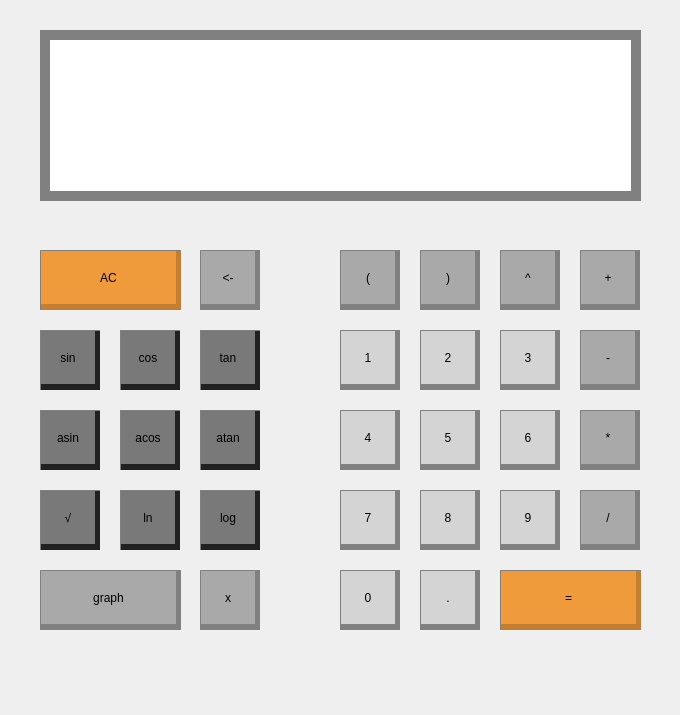
<?xml version="1.0" encoding="UTF-8"?>
<ui version="4.0">
 <class>Smart_Calc</class>
 <widget class="QMainWindow" name="Smart_Calc">
  <property name="geometry">
   <rect>
    <x>0</x>
    <y>0</y>
    <width>680</width>
    <height>715</height>
   </rect>
  </property>
  <property name="windowTitle">
   <string>Smart_Calc</string>
  </property>
  <widget class="QWidget" name="centralwidget">
   <widget class="QLabel" name="label_display">
    <property name="geometry">
     <rect>
      <x>40</x>
      <y>30</y>
      <width>601</width>
      <height>171</height>
     </rect>
    </property>
    <property name="font">
     <font>
      <pointsize>24</pointsize>
     </font>
    </property>
    <property name="styleSheet">
     <string notr="true">QLabel {
  qproperty-alignment: 'AlignVCenter | AlignRight';
  border: 10px solid gray;
  background-color : white;
}</string>
    </property>
    <property name="text">
     <string/>
    </property>
    <property name="alignment">
     <set>Qt::AlignRight|Qt::AlignTrailing|Qt::AlignVCenter</set>
    </property>
    <property name="margin">
     <number>10</number>
    </property>
   </widget>
   <widget class="QPushButton" name="pushButton_brace1">
    <property name="geometry">
     <rect>
      <x>340</x>
      <y>250</y>
      <width>60</width>
      <height>60</height>
     </rect>
    </property>
    <property name="styleSheet">
     <string notr="true">QPushButton {
   border: 1px solid gray;
   border-right: 5px solid gray;
   border-bottom: 6px solid gray;
   background-color:rgb(169, 169, 169);
}
QPushButton:pressed {
    background-color: qlineargradient(x1: 0, y1: 0, x2: 0, y2: 1,
                                      stop: 0 #dadbde, stop: 1 #f6f7fa);
}</string>
    </property>
    <property name="text">
     <string>(</string>
    </property>
    <property name="flat">
     <bool>false</bool>
    </property>
   </widget>
   <widget class="QPushButton" name="pushButton_brace2">
    <property name="geometry">
     <rect>
      <x>420</x>
      <y>250</y>
      <width>60</width>
      <height>60</height>
     </rect>
    </property>
    <property name="styleSheet">
     <string notr="true">QPushButton {
   border: 1px solid gray;
   border-right: 5px solid gray;
   border-bottom: 6px solid gray;
   background-color:rgb(169, 169, 169);
}
QPushButton:pressed {
    background-color: qlineargradient(x1: 0, y1: 0, x2: 0, y2: 1,
                                      stop: 0 #dadbde, stop: 1 #f6f7fa);
}</string>
    </property>
    <property name="text">
     <string>)</string>
    </property>
    <property name="flat">
     <bool>false</bool>
    </property>
   </widget>
   <widget class="QPushButton" name="pushButton_pow">
    <property name="geometry">
     <rect>
      <x>500</x>
      <y>250</y>
      <width>60</width>
      <height>60</height>
     </rect>
    </property>
    <property name="styleSheet">
     <string notr="true">QPushButton {
   border: 1px solid gray;
   border-right: 5px solid gray;
   border-bottom: 6px solid gray;
   background-color:rgb(169, 169, 169);
}
QPushButton:pressed {
    background-color: qlineargradient(x1: 0, y1: 0, x2: 0, y2: 1,
                                      stop: 0 #dadbde, stop: 1 #f6f7fa);
}</string>
    </property>
    <property name="text">
     <string>^</string>
    </property>
    <property name="flat">
     <bool>false</bool>
    </property>
   </widget>
   <widget class="QPushButton" name="pushButton_1">
    <property name="geometry">
     <rect>
      <x>340</x>
      <y>330</y>
      <width>60</width>
      <height>60</height>
     </rect>
    </property>
    <property name="styleSheet">
     <string notr="true">QPushButton {
   border: 1px solid gray;
   border-right: 5px solid gray;
   border-bottom: 6px solid gray;
   background-color: rgb(212, 212, 212);
}
QPushButton:pressed {
    background-color: qlineargradient(x1: 0, y1: 0, x2: 0, y2: 1,
                                      stop: 0 #dadbde, stop: 1 #f6f7fa);
}</string>
    </property>
    <property name="text">
     <string>1</string>
    </property>
    <property name="flat">
     <bool>false</bool>
    </property>
   </widget>
   <widget class="QPushButton" name="pushButton_2">
    <property name="geometry">
     <rect>
      <x>420</x>
      <y>330</y>
      <width>60</width>
      <height>60</height>
     </rect>
    </property>
    <property name="styleSheet">
     <string notr="true">QPushButton {
   border: 1px solid gray;
   border-right: 5px solid gray;
   border-bottom: 6px solid gray;
   background-color: rgb(212, 212, 212);
}
QPushButton:pressed {
    background-color: qlineargradient(x1: 0, y1: 0, x2: 0, y2: 1,
                                      stop: 0 #dadbde, stop: 1 #f6f7fa);
}</string>
    </property>
    <property name="text">
     <string>2</string>
    </property>
    <property name="flat">
     <bool>false</bool>
    </property>
   </widget>
   <widget class="QPushButton" name="pushButton_3">
    <property name="geometry">
     <rect>
      <x>500</x>
      <y>330</y>
      <width>60</width>
      <height>60</height>
     </rect>
    </property>
    <property name="styleSheet">
     <string notr="true">QPushButton {
   border: 1px solid gray;
   border-right: 5px solid gray;
   border-bottom: 6px solid gray;
   background-color: rgb(212, 212, 212);
}
QPushButton:pressed {
    background-color: qlineargradient(x1: 0, y1: 0, x2: 0, y2: 1,
                                      stop: 0 #dadbde, stop: 1 #f6f7fa);
}</string>
    </property>
    <property name="text">
     <string>3</string>
    </property>
    <property name="flat">
     <bool>false</bool>
    </property>
   </widget>
   <widget class="QPushButton" name="pushButton_4">
    <property name="geometry">
     <rect>
      <x>340</x>
      <y>410</y>
      <width>60</width>
      <height>60</height>
     </rect>
    </property>
    <property name="styleSheet">
     <string notr="true">QPushButton {
   border: 1px solid gray;
   border-right: 5px solid gray;
   border-bottom: 6px solid gray;
   background-color: rgb(212, 212, 212);
}
QPushButton:pressed {
    background-color: qlineargradient(x1: 0, y1: 0, x2: 0, y2: 1,
                                      stop: 0 #dadbde, stop: 1 #f6f7fa);
}</string>
    </property>
    <property name="text">
     <string>4</string>
    </property>
    <property name="flat">
     <bool>false</bool>
    </property>
   </widget>
   <widget class="QPushButton" name="pushButton_9">
    <property name="geometry">
     <rect>
      <x>500</x>
      <y>490</y>
      <width>60</width>
      <height>60</height>
     </rect>
    </property>
    <property name="styleSheet">
     <string notr="true">QPushButton {
   border: 1px solid gray;
   border-right: 5px solid gray;
   border-bottom: 6px solid gray;
   background-color: rgb(212, 212, 212);
}
QPushButton:pressed {
    background-color: qlineargradient(x1: 0, y1: 0, x2: 0, y2: 1,
                                      stop: 0 #dadbde, stop: 1 #f6f7fa);
}</string>
    </property>
    <property name="text">
     <string>9</string>
    </property>
    <property name="flat">
     <bool>false</bool>
    </property>
   </widget>
   <widget class="QPushButton" name="pushButton_8">
    <property name="geometry">
     <rect>
      <x>420</x>
      <y>490</y>
      <width>60</width>
      <height>60</height>
     </rect>
    </property>
    <property name="styleSheet">
     <string notr="true">QPushButton {
   border: 1px solid gray;
   border-right: 5px solid gray;
   border-bottom: 6px solid gray;
   background-color: rgb(212, 212, 212);
}
QPushButton:pressed {
    background-color: qlineargradient(x1: 0, y1: 0, x2: 0, y2: 1,
                                      stop: 0 #dadbde, stop: 1 #f6f7fa);
}</string>
    </property>
    <property name="text">
     <string>8</string>
    </property>
    <property name="flat">
     <bool>false</bool>
    </property>
   </widget>
   <widget class="QPushButton" name="pushButton_5">
    <property name="geometry">
     <rect>
      <x>420</x>
      <y>410</y>
      <width>60</width>
      <height>60</height>
     </rect>
    </property>
    <property name="styleSheet">
     <string notr="true">QPushButton {
   border: 1px solid gray;
   border-right: 5px solid gray;
   border-bottom: 6px solid gray;
   background-color: rgb(212, 212, 212);
}
QPushButton:pressed {
    background-color: qlineargradient(x1: 0, y1: 0, x2: 0, y2: 1,
                                      stop: 0 #dadbde, stop: 1 #f6f7fa);
}</string>
    </property>
    <property name="text">
     <string>5</string>
    </property>
    <property name="flat">
     <bool>false</bool>
    </property>
   </widget>
   <widget class="QPushButton" name="pushButton_7">
    <property name="geometry">
     <rect>
      <x>340</x>
      <y>490</y>
      <width>60</width>
      <height>60</height>
     </rect>
    </property>
    <property name="styleSheet">
     <string notr="true">QPushButton {
   border: 1px solid gray;
   border-right: 5px solid gray;
   border-bottom: 6px solid gray;
   background-color: rgb(212, 212, 212);
}
QPushButton:pressed {
    background-color: qlineargradient(x1: 0, y1: 0, x2: 0, y2: 1,
                                      stop: 0 #dadbde, stop: 1 #f6f7fa);
}</string>
    </property>
    <property name="text">
     <string>7</string>
    </property>
    <property name="flat">
     <bool>false</bool>
    </property>
   </widget>
   <widget class="QPushButton" name="pushButton_6">
    <property name="geometry">
     <rect>
      <x>500</x>
      <y>410</y>
      <width>60</width>
      <height>60</height>
     </rect>
    </property>
    <property name="styleSheet">
     <string notr="true">QPushButton {
   border: 1px solid gray;
   border-right: 5px solid gray;
   border-bottom: 6px solid gray;
   background-color: rgb(212, 212, 212);
}
QPushButton:pressed {
    background-color: qlineargradient(x1: 0, y1: 0, x2: 0, y2: 1,
                                      stop: 0 #dadbde, stop: 1 #f6f7fa);
}</string>
    </property>
    <property name="text">
     <string>6</string>
    </property>
    <property name="flat">
     <bool>false</bool>
    </property>
   </widget>
   <widget class="QPushButton" name="pushButton_minus">
    <property name="geometry">
     <rect>
      <x>580</x>
      <y>330</y>
      <width>60</width>
      <height>60</height>
     </rect>
    </property>
    <property name="styleSheet">
     <string notr="true">QPushButton {
   border: 1px solid gray;
   border-right: 5px solid gray;
   border-bottom: 6px solid gray;
   background-color:rgb(169, 169, 169);
}
QPushButton:pressed {
    background-color: qlineargradient(x1: 0, y1: 0, x2: 0, y2: 1,
                                      stop: 0 #dadbde, stop: 1 #f6f7fa);
}</string>
    </property>
    <property name="text">
     <string>-</string>
    </property>
    <property name="flat">
     <bool>false</bool>
    </property>
   </widget>
   <widget class="QPushButton" name="pushButton_del">
    <property name="geometry">
     <rect>
      <x>580</x>
      <y>490</y>
      <width>60</width>
      <height>60</height>
     </rect>
    </property>
    <property name="styleSheet">
     <string notr="true">QPushButton {
   border: 1px solid gray;
   border-right: 5px solid gray;
   border-bottom: 6px solid gray;
   background-color:rgb(169, 169, 169);
}
QPushButton:pressed {
    background-color: qlineargradient(x1: 0, y1: 0, x2: 0, y2: 1,
                                      stop: 0 #dadbde, stop: 1 #f6f7fa);
}</string>
    </property>
    <property name="text">
     <string>/</string>
    </property>
    <property name="flat">
     <bool>false</bool>
    </property>
   </widget>
   <widget class="QPushButton" name="pushButton_mult">
    <property name="geometry">
     <rect>
      <x>580</x>
      <y>410</y>
      <width>60</width>
      <height>60</height>
     </rect>
    </property>
    <property name="styleSheet">
     <string notr="true">QPushButton {
   border: 1px solid gray;
   border-right: 5px solid gray;
   border-bottom: 6px solid gray;
   background-color:rgb(169, 169, 169);
}
QPushButton:pressed {
    background-color: qlineargradient(x1: 0, y1: 0, x2: 0, y2: 1,
                                      stop: 0 #dadbde, stop: 1 #f6f7fa);
}</string>
    </property>
    <property name="text">
     <string>*</string>
    </property>
    <property name="flat">
     <bool>false</bool>
    </property>
   </widget>
   <widget class="QPushButton" name="pushButton_plus">
    <property name="geometry">
     <rect>
      <x>580</x>
      <y>250</y>
      <width>60</width>
      <height>60</height>
     </rect>
    </property>
    <property name="styleSheet">
     <string notr="true">QPushButton {
   border: 1px solid gray;
   border-right: 5px solid gray;
   border-bottom: 6px solid gray;
   background-color:rgb(169, 169, 169);
}
QPushButton:pressed {
    background-color: qlineargradient(x1: 0, y1: 0, x2: 0, y2: 1,
                                      stop: 0 #dadbde, stop: 1 #f6f7fa);
}</string>
    </property>
    <property name="text">
     <string>+</string>
    </property>
    <property name="flat">
     <bool>false</bool>
    </property>
   </widget>
   <widget class="QPushButton" name="pushButton_equal">
    <property name="geometry">
     <rect>
      <x>500</x>
      <y>570</y>
      <width>141</width>
      <height>60</height>
     </rect>
    </property>
    <property name="styleSheet">
     <string notr="true">QPushButton {
   border: 1px solid gray;
   border-right: 5px solid rgb(196, 126, 49);
   border-bottom: 6px solid rgb(196, 126, 49);
  background-color: rgb(239, 154, 59);
}
QPushButton:pressed {
    background-color: qlineargradient(x1: 0, y1: 0, x2: 0, y2: 1,
                                      stop: 0 #dadbde, stop: 1 #f6f7fa);
}</string>
    </property>
    <property name="text">
     <string>=</string>
    </property>
    <property name="flat">
     <bool>false</bool>
    </property>
   </widget>
   <widget class="QPushButton" name="pushButton_0">
    <property name="geometry">
     <rect>
      <x>340</x>
      <y>570</y>
      <width>60</width>
      <height>60</height>
     </rect>
    </property>
    <property name="styleSheet">
     <string notr="true">QPushButton {
   border: 1px solid gray;
   border-right: 5px solid gray;
   border-bottom: 6px solid gray;
   background-color: rgb(212, 212, 212);
}
QPushButton:pressed {
    background-color: qlineargradient(x1: 0, y1: 0, x2: 0, y2: 1,
                                      stop: 0 #dadbde, stop: 1 #f6f7fa);
}</string>
    </property>
    <property name="text">
     <string>0</string>
    </property>
    <property name="flat">
     <bool>false</bool>
    </property>
   </widget>
   <widget class="QPushButton" name="pushButton_dot">
    <property name="geometry">
     <rect>
      <x>420</x>
      <y>570</y>
      <width>60</width>
      <height>60</height>
     </rect>
    </property>
    <property name="styleSheet">
     <string notr="true">QPushButton {
   border: 1px solid gray;
   border-right: 5px solid gray;
   border-bottom: 6px solid gray;
   background-color: rgb(212, 212, 212);
}
QPushButton:pressed {
    background-color: qlineargradient(x1: 0, y1: 0, x2: 0, y2: 1,
                                      stop: 0 #dadbde, stop: 1 #f6f7fa);
}</string>
    </property>
    <property name="text">
     <string>.</string>
    </property>
    <property name="flat">
     <bool>false</bool>
    </property>
   </widget>
   <widget class="QPushButton" name="pushButton_clear">
    <property name="geometry">
     <rect>
      <x>40</x>
      <y>250</y>
      <width>141</width>
      <height>60</height>
     </rect>
    </property>
    <property name="styleSheet">
     <string notr="true">QPushButton {
   border: 1px solid gray;
   border-right: 5px solid rgb(196, 126, 49);
   border-bottom: 6px solid rgb(196, 126, 49);
  background-color: rgb(239, 154, 59);
}
QPushButton:pressed {
    background-color: qlineargradient(x1: 0, y1: 0, x2: 0, y2: 1,
                                      stop: 0 #dadbde, stop: 1 #f6f7fa);
}</string>
    </property>
    <property name="text">
     <string>AC</string>
    </property>
    <property name="flat">
     <bool>false</bool>
    </property>
   </widget>
   <widget class="QPushButton" name="pushButton_delete">
    <property name="geometry">
     <rect>
      <x>200</x>
      <y>250</y>
      <width>60</width>
      <height>60</height>
     </rect>
    </property>
    <property name="styleSheet">
     <string notr="true">QPushButton {
   border: 1px solid gray;
   border-right: 5px solid gray;
   border-bottom: 6px solid gray;
   background-color:rgb(169, 169, 169);
}
QPushButton:pressed {
    background-color: qlineargradient(x1: 0, y1: 0, x2: 0, y2: 1,
                                      stop: 0 #dadbde, stop: 1 #f6f7fa);
}</string>
    </property>
    <property name="text">
     <string>&lt;-</string>
    </property>
    <property name="flat">
     <bool>false</bool>
    </property>
   </widget>
   <widget class="QPushButton" name="pushButton_x">
    <property name="geometry">
     <rect>
      <x>200</x>
      <y>570</y>
      <width>60</width>
      <height>60</height>
     </rect>
    </property>
    <property name="styleSheet">
     <string notr="true">QPushButton {
   border: 1px solid gray;
   border-right: 5px solid gray;
   border-bottom: 6px solid gray;
   background-color:rgb(169, 169, 169);
}
QPushButton:pressed {
    background-color: qlineargradient(x1: 0, y1: 0, x2: 0, y2: 1,
                                      stop: 0 #dadbde, stop: 1 #f6f7fa);
}</string>
    </property>
    <property name="text">
     <string>x</string>
    </property>
    <property name="flat">
     <bool>false</bool>
    </property>
   </widget>
   <widget class="QPushButton" name="pushButton_asin">
    <property name="geometry">
     <rect>
      <x>40</x>
      <y>410</y>
      <width>60</width>
      <height>60</height>
     </rect>
    </property>
    <property name="styleSheet">
     <string notr="true">QPushButton {
   border: 1px solid gray;
   border-right: 5px solid rgb(33, 33, 33);
   border-bottom: 6px solid rgb(33, 33, 33);
   background-color: rgb(121, 121, 121);
}
QPushButton:pressed {
    background-color: qlineargradient(x1: 0, y1: 0, x2: 0, y2: 1,
                                      stop: 0 #dadbde, stop: 1 #f6f7fa);
}</string>
    </property>
    <property name="text">
     <string>asin</string>
    </property>
    <property name="flat">
     <bool>false</bool>
    </property>
   </widget>
   <widget class="QPushButton" name="pushButton_tan">
    <property name="geometry">
     <rect>
      <x>200</x>
      <y>330</y>
      <width>60</width>
      <height>60</height>
     </rect>
    </property>
    <property name="styleSheet">
     <string notr="true">QPushButton {
   border: 1px solid gray;
   border-right: 5px solid rgb(33, 33, 33);
   border-bottom: 6px solid rgb(33, 33, 33);
   background-color: rgb(121, 121, 121);
}
QPushButton:pressed {
    background-color: qlineargradient(x1: 0, y1: 0, x2: 0, y2: 1,
                                      stop: 0 #dadbde, stop: 1 #f6f7fa);
}</string>
    </property>
    <property name="text">
     <string>tan</string>
    </property>
    <property name="flat">
     <bool>false</bool>
    </property>
   </widget>
   <widget class="QPushButton" name="pushButton_cos">
    <property name="geometry">
     <rect>
      <x>120</x>
      <y>330</y>
      <width>60</width>
      <height>60</height>
     </rect>
    </property>
    <property name="styleSheet">
     <string notr="true">QPushButton {
   border: 1px solid gray;
   border-right: 5px solid rgb(33, 33, 33);
   border-bottom: 6px solid rgb(33, 33, 33);
   background-color: rgb(121, 121, 121);
}
QPushButton:pressed {
    background-color: qlineargradient(x1: 0, y1: 0, x2: 0, y2: 1,
                                      stop: 0 #dadbde, stop: 1 #f6f7fa);
}</string>
    </property>
    <property name="text">
     <string>cos</string>
    </property>
    <property name="flat">
     <bool>false</bool>
    </property>
   </widget>
   <widget class="QPushButton" name="pushButton_acos">
    <property name="geometry">
     <rect>
      <x>120</x>
      <y>410</y>
      <width>60</width>
      <height>60</height>
     </rect>
    </property>
    <property name="styleSheet">
     <string notr="true">QPushButton {
   border: 1px solid gray;
   border-right: 5px solid rgb(33, 33, 33);
   border-bottom: 6px solid rgb(33, 33, 33);
   background-color: rgb(121, 121, 121);
}
QPushButton:pressed {
    background-color: qlineargradient(x1: 0, y1: 0, x2: 0, y2: 1,
                                      stop: 0 #dadbde, stop: 1 #f6f7fa);
}</string>
    </property>
    <property name="text">
     <string>acos</string>
    </property>
    <property name="flat">
     <bool>false</bool>
    </property>
   </widget>
   <widget class="QPushButton" name="pushButton_atan">
    <property name="geometry">
     <rect>
      <x>200</x>
      <y>410</y>
      <width>60</width>
      <height>60</height>
     </rect>
    </property>
    <property name="styleSheet">
     <string notr="true">QPushButton {
   border: 1px solid gray;
   border-right: 5px solid rgb(33, 33, 33);
   border-bottom: 6px solid rgb(33, 33, 33);
   background-color: rgb(121, 121, 121);
}
QPushButton:pressed {
    background-color: qlineargradient(x1: 0, y1: 0, x2: 0, y2: 1,
                                      stop: 0 #dadbde, stop: 1 #f6f7fa);
}</string>
    </property>
    <property name="text">
     <string>atan</string>
    </property>
    <property name="flat">
     <bool>false</bool>
    </property>
   </widget>
   <widget class="QPushButton" name="pushButton_sin">
    <property name="geometry">
     <rect>
      <x>40</x>
      <y>330</y>
      <width>60</width>
      <height>60</height>
     </rect>
    </property>
    <property name="styleSheet">
     <string notr="true">QPushButton {
   border: 1px solid gray;
   border-right: 5px solid rgb(33, 33, 33);
   border-bottom: 6px solid rgb(33, 33, 33);
   background-color: rgb(121, 121, 121);
}
QPushButton:pressed {
    background-color: qlineargradient(x1: 0, y1: 0, x2: 0, y2: 1,
                                      stop: 0 #dadbde, stop: 1 #f6f7fa);
}</string>
    </property>
    <property name="text">
     <string>sin</string>
    </property>
    <property name="flat">
     <bool>false</bool>
    </property>
   </widget>
   <widget class="QPushButton" name="pushButton_graph">
    <property name="geometry">
     <rect>
      <x>40</x>
      <y>570</y>
      <width>141</width>
      <height>60</height>
     </rect>
    </property>
    <property name="styleSheet">
     <string notr="true">QPushButton {
   border: 1px solid gray;
   border-right: 5px solid gray;
   border-bottom: 6px solid gray;
   background-color:rgb(169, 169, 169);
}
QPushButton:pressed {
    background-color: qlineargradient(x1: 0, y1: 0, x2: 0, y2: 1,
                                      stop: 0 #dadbde, stop: 1 #f6f7fa);
}</string>
    </property>
    <property name="text">
     <string>graph</string>
    </property>
    <property name="flat">
     <bool>false</bool>
    </property>
   </widget>
   <widget class="QPushButton" name="pushButton_log">
    <property name="geometry">
     <rect>
      <x>200</x>
      <y>490</y>
      <width>60</width>
      <height>60</height>
     </rect>
    </property>
    <property name="styleSheet">
     <string notr="true">QPushButton {
   border: 1px solid gray;
   border-right: 5px solid rgb(33, 33, 33);
   border-bottom: 6px solid rgb(33, 33, 33);
   background-color: rgb(121, 121, 121);
}
QPushButton:pressed {
    background-color: qlineargradient(x1: 0, y1: 0, x2: 0, y2: 1,
                                      stop: 0 #dadbde, stop: 1 #f6f7fa);
}</string>
    </property>
    <property name="text">
     <string>log</string>
    </property>
    <property name="flat">
     <bool>false</bool>
    </property>
   </widget>
   <widget class="QPushButton" name="pushButton_sqrt">
    <property name="geometry">
     <rect>
      <x>40</x>
      <y>490</y>
      <width>60</width>
      <height>60</height>
     </rect>
    </property>
    <property name="styleSheet">
     <string notr="true">QPushButton {
   border: 1px solid gray;
   border-right: 5px solid rgb(33, 33, 33);
   border-bottom: 6px solid rgb(33, 33, 33);
   background-color: rgb(121, 121, 121);
}
QPushButton:pressed {
    background-color: qlineargradient(x1: 0, y1: 0, x2: 0, y2: 1,
                                      stop: 0 #dadbde, stop: 1 #f6f7fa);
}</string>
    </property>
    <property name="text">
     <string>√</string>
    </property>
    <property name="flat">
     <bool>false</bool>
    </property>
   </widget>
   <widget class="QPushButton" name="pushButton_ln">
    <property name="geometry">
     <rect>
      <x>120</x>
      <y>490</y>
      <width>60</width>
      <height>60</height>
     </rect>
    </property>
    <property name="styleSheet">
     <string notr="true">QPushButton {
   border: 1px solid gray;
   border-right: 5px solid rgb(33, 33, 33);
   border-bottom: 6px solid rgb(33, 33, 33);
   background-color: rgb(121, 121, 121);
}
QPushButton:pressed {
    background-color: qlineargradient(x1: 0, y1: 0, x2: 0, y2: 1,
                                      stop: 0 #dadbde, stop: 1 #f6f7fa);
}</string>
    </property>
    <property name="text">
     <string>ln</string>
    </property>
    <property name="flat">
     <bool>false</bool>
    </property>
   </widget>
  </widget>
 </widget>
 <resources/>
 <connections/>
</ui>
